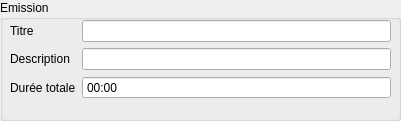
  <widget class="QGroupBox" name="groupBox_4">
   <property name="geometry">
    <rect>
     <x>870</x>
     <y>130</y>
     <width>401</width>
     <height>121</height>
    </rect>
   </property>
   <property name="title">
    <string>Emission</string>
   </property>
   <widget class="QWidget" name="formLayoutWidget_3">
    <property name="geometry">
     <rect>
      <x>10</x>
      <y>20</y>
      <width>381</width>
      <height>96</height>
     </rect>
    </property>
    <layout class="QFormLayout" name="formLayout_3">
     <item row="0" column="0">
      <widget class="QLabel" name="titreLabel">
       <property name="text">
        <string>Titre</string>
       </property>
      </widget>
     </item>
     <item row="0" column="1">
      <widget class="QLineEdit" name="show_title">
       <property name="readOnly">
        <bool>true</bool>
       </property>
      </widget>
     </item>
     <item row="1" column="0">
      <widget class="QLabel" name="descriptionLabel">
       <property name="text">
        <string>Description</string>
       </property>
      </widget>
     </item>
     <item row="1" column="1">
      <widget class="QLineEdit" name="show_desc">
       <property name="readOnly">
        <bool>true</bool>
       </property>
      </widget>
     </item>
     <item row="2" column="0">
      <widget class="QLabel" name="durETotaleLabel">
       <property name="text">
        <string>Durée totale</string>
       </property>
      </widget>
     </item>
     <item row="2" column="1">
      <widget class="QTimeEdit" name="show_total_time">
       <property name="readOnly">
        <bool>true</bool>
       </property>
       <property name="buttonSymbols">
        <enum>QAbstractSpinBox::ButtonSymbols::NoButtons</enum>
       </property>
       <property name="displayFormat">
        <string>mm:ss</string>
       </property>
      </widget>
     </item>
    </layout>
   </widget>
  </widget>
